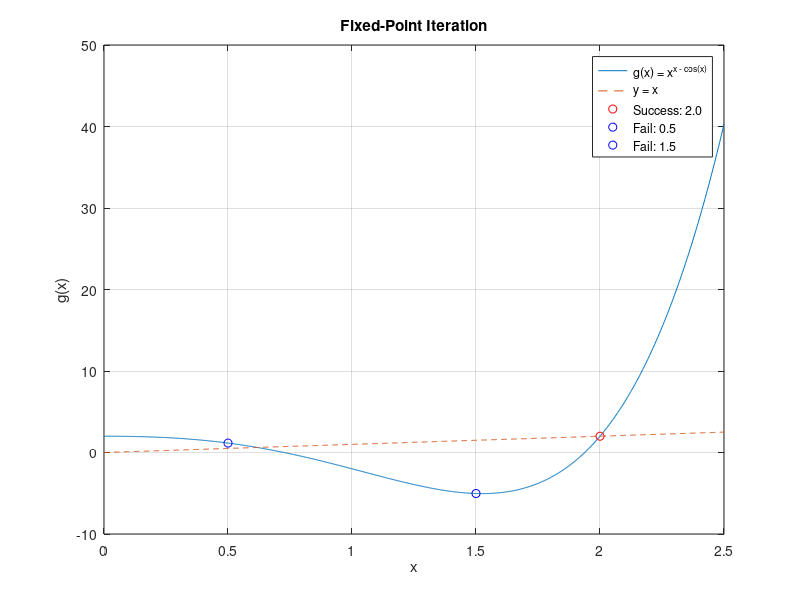

The MATLAB source for this figure:
% The main function of our program
function main()
    clc; clear;

    % Main Area for Input
    g = @(x) x.^5 - 3*x.^3 - 2*x.^2 + 2;

    % Try different initial approximations
    initial_approximations = [0.5, 1.5, 2];

    % Call the loop and plotting function
    iterate_and_plot(g, initial_approximations);

end

% Function to perform Fixed-Point Iteration and plot the result
function iterate_and_plot(g, initial_approximations)

    fprintf('Fixed-Point Iteration\n');

    % Initialize arrays to store results for later plotting
    successful_points = [];
    unsuccessful_points = [];

    for i = 1:length(initial_approximations)
        p = initial_approximations(i);
        TOL = 1e-10; % tolerance
        N = 50;      % max num of iterations

        % Function calling
        [success, root] = fixed_point_iteration(g, p, TOL, N);

        % Display results and update arrays for plotting
        if success
            fprintf('Initial approximation %.1f: Iteration succeeded. Root: %.10f\n', p, root);
            successful_points = [successful_points; p, root];
        else
            fprintf('Initial approximation %.1f: Iteration failed after %d iterations\n', p, N);
            unsuccessful_points = [unsuccessful_points; p];
        end
    end

    % Plot the function, y=x line, and fixed points using fplot
    plot_function(g, successful_points, unsuccessful_points);
end

% Function to perform Fixed-Point Iteration
function [success, root] = fixed_point_iteration(g, p, TOL, N)

    success = false;

    % Step 1
    i = 1;

    % Step 2
    while i <= N

        % Step 3
        P = g(p);

        % Step 4
        if abs(P - p) < TOL

            success = true;
            root = p;
            return;
        end

        % Step 5
        i = i + 1;

        % Step 6
        p = P;
    end

    % Step 7 - if not success
    root = NaN;
end

% Function to plot the function, y=x line, and fixed points
function plot_function(g, successful_points, unsuccessful_points)
    figure;

    % Plot the function and y=x line using fplot
    x_vals = linspace(0, 2.5, 1000);
    y_vals = g(x_vals);

    plot(x_vals, y_vals, 'DisplayName', 'g(x) = x^{x - cos(x)}');
    hold on;
    plot(x_vals, x_vals, '--', 'DisplayName', 'y = x');

    % Plot successful fixed points
    for i = 1:size(successful_points, 1)
        plot(successful_points(i, 1), g(successful_points(i, 1)), 'ro', 'DisplayName', sprintf('Success: %.1f', successful_points(i, 1)));
    end

    % Plot unsuccessful fixed points
    for i = 1:length(unsuccessful_points)
        plot(unsuccessful_points(i), g(unsuccessful_points(i)), 'bo', 'DisplayName', sprintf('Fail: %.1f', unsuccessful_points(i)));
    end

    xlabel('x');
    ylabel('g(x)');
    title('Fixed-Point Iteration');
    legend('Location', 'northeast');
    grid on;
    hold off;
end

